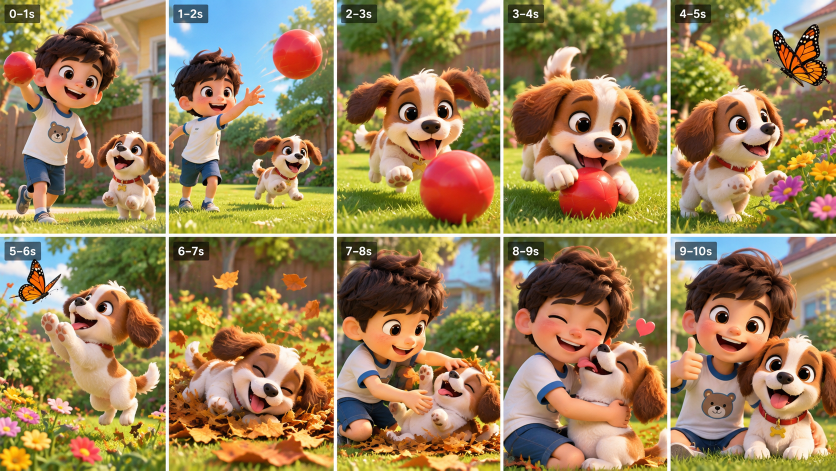
#> input picture assets/storyboard_reference.png, 1672 x 941 px, found by its file name (shown at 1/2 size)
$ python flow_character_animation.py
#> lines starting #> are read from the running program, lines starting #| are printed output that depends on the picture
#!/usr/bin/env python3
"""
Animate storyboard keyframes with optical-flow morphing + layered motion overlays.
Produces true frame-to-frame character motion (not Ken Burns).
"""

from __future__ import annotations

import subprocess
import sys
from pathlib import Path

import cv2
import numpy as np
from PIL import Image

STORYBOARD = Path("/workspace/assets/storyboard_reference.png")
OUT_DIR = Path("/workspace/output")
PANEL_DIR = OUT_DIR / "panels"
VIDEO_PATH = OUT_DIR / "boy_puppy_animated_10s.mp4"

COLS, ROWS = 5, 2
FPS = 24
SEGMENTS = COLS * ROWS
FRAMES_PER_SEGMENT = FPS  # 1 storyboard second each
OUT_W, OUT_H = 1280, 720


def split_panels() -> list[np.ndarray]:
    PANEL_DIR.mkdir(parents=True, exist_ok=True)
    img = np.array(Image.open(STORYBOARD).convert("RGB"))
    h, w = img.shape[:2]
    pw, ph = w // COLS, h // ROWS
    panels: list[np.ndarray] = []
    for row in range(ROWS):
        for col in range(COLS):
            crop = img[row * ph : (row + 1) * ph, col * pw : (col + 1) * pw]
            crop = crop_to_16_9(crop)
            crop = cv2.resize(crop, (OUT_W, OUT_H), interpolation=cv2.INTER_LANCZOS4)
            panels.append(crop)
    return panels


def crop_to_16_9(img: np.ndarray) -> np.ndarray:
    h, w = img.shape[:2]
    target = OUT_W / OUT_H
    cur = w / h
    if cur > target:
        new_w = int(h * target)
        x0 = (w - new_w) // 2
        return img[:, x0 : x0 + new_w]
    new_h = int(w / target)
    y0 = (h - new_h) // 2
    return img[y0 : y0 + new_h, :]


def to_gray_f32(img: np.ndarray) -> np.ndarray:
    return cv2.cvtColor(img, cv2.COLOR_RGB2GRAY).astype(np.float32) / 255.0


def compute_flow(src: np.ndarray, dst: np.ndarray) -> np.ndarray:
    g0 = to_gray_f32(src)
    g1 = to_gray_f32(dst)
    flow = cv2.calcOpticalFlowFarneback(
        g0, g1, None, 0.5, 5, 15, 3, 5, 1.2, 0
    )
    return flow


def warp_with_flow(img: np.ndarray, flow: np.ndarray, t: float) -> np.ndarray:
    h, w = img.shape[:2]
    grid_x, grid_y = np.meshgrid(np.arange(w), np.arange(h))
    map_x = (grid_x + flow[..., 0] * t).astype(np.float32)
    map_y = (grid_y + flow[..., 1] * t).astype(np.float32)
    return cv2.remap(img, map_x, map_y, interpolation=cv2.INTER_LINEAR, borderMode=cv2.BORDER_REFLECT)


def smoothstep(t: float) -> float:
    return t * t * (3 - 2 * t)


def morph_pair(
    a: np.ndarray, b: np.ndarray, t: float, flow_ab: np.ndarray, flow_ba: np.ndarray
) -> np.ndarray:
    """Bidirectional flow morph between two key poses (flows precomputed)."""
    t = smoothstep(float(np.clip(t, 0.0, 1.0)))
    wa = warp_with_flow(a, flow_ab, t)
    wb = warp_with_flow(b, flow_ba, 1.0 - t)
    return cv2.addWeighted(wa, 1.0 - t, wb, t, 0)


def add_ball_motion(frame: np.ndarray, seg: int, t: float) -> np.ndarray:
    """Overlay animated red ball for throw/chase segments."""
    if seg > 3:
        return frame
    out = frame.copy()
    # Normalized parabolic path across early beats
    u = (seg + t) / 4.0
    x = int((0.25 + 0.55 * u) * OUT_W)
    y = int((0.55 - 0.25 * u + 0.15 * np.sin(u * np.pi)) * OUT_H)
    cv2.circle(out, (x, y), int(OUT_W * 0.018), (220, 30, 30), -1, lineType=cv2.LINE_AA)
    cv2.circle(out, (x, y), int(OUT_W * 0.018), (255, 255, 255), 2, lineType=cv2.LINE_AA)
    return out


def add_butterfly(frame: np.ndarray, seg: int, t: float) -> np.ndarray:
    if seg < 4 or seg > 5:
        return frame
    out = frame.copy()
    u = t if seg == 4 else t
    x = int((0.55 + 0.08 * np.sin(u * 8)) * OUT_W)
    y = int((0.35 - 0.12 * u) * OUT_H)
    pts = np.array(
        [
            [x - 18, y],
            [x - 6, y - 8],
            [x + 6, y - 8],
            [x + 18, y],
            [x + 6, y + 8],
            [x - 6, y + 8],
        ],
        np.int32,
    )
    cv2.fillPoly(out, [pts], (30, 30, 30))
    cv2.fillPoly(out, [pts], (240, 120, 20))
    return out


def add_leaf_particles(frame: np.ndarray, seg: int, t: float) -> np.ndarray:
    if seg < 6 or seg > 7:
        return frame
    out = frame.copy()
    rng = np.random.default_rng(seg * 1000 + int(t * 100))
    for _ in range(12):
        x = int(rng.uniform(0.2, 0.85) * OUT_W)
        y = int((rng.uniform(0.45, 0.95) + (seg - 6 + t) * 0.05) * OUT_H) % OUT_H
        cv2.circle(out, (x, y), 4, (160, 90, 30), -1)
    return out


def subtle_idle_warp(frame: np.ndarray, seg: int, t: float) -> np.ndarray:
    """Breathing/sway on held poses to avoid static holds."""
    h, w = frame.shape[:2]
    amp = 2.0 + (seg % 3)
    dx = amp * np.sin(2 * np.pi * (t + seg * 0.17))
    dy = amp * 0.5 * np.cos(2 * np.pi * (t + seg * 0.11))
    m = np.float32([[1, 0, dx], [0, 1, dy]])
    return cv2.warpAffine(frame, m, (w, h), borderMode=cv2.BORDER_REFLECT)


def render_video(panels: list[np.ndarray]) -> None:
    frames_dir = OUT_DIR / "anim_frames"
    frames_dir.mkdir(parents=True, exist_ok=True)
    idx = 0
    flows: list[tuple[np.ndarray, np.ndarray]] = []
    for seg in range(SEGMENTS - 1):
        a, b = panels[seg], panels[seg + 1]
        print(f"  optical flow {seg} -> {seg + 1}")
        flows.append((compute_flow(a, b), compute_flow(b, a)))

    for seg in range(SEGMENTS):
        a = panels[seg]
        b = panels[seg + 1] if seg < SEGMENTS - 1 else panels[seg]
        flow_pair = flows[seg] if seg < len(flows) else None
        for f in range(FRAMES_PER_SEGMENT):
            t = f / FRAMES_PER_SEGMENT
            if seg == SEGMENTS - 1:
                frame = subtle_idle_warp(a, seg, t)
            else:
                assert flow_pair is not None
                frame = morph_pair(a, b, t, flow_pair[0], flow_pair[1])
            frame = add_ball_motion(frame, seg, t)
            frame = add_butterfly(frame, seg, t)
            frame = add_leaf_particles(frame, seg, t)
            path = frames_dir / f"frame_{idx:04d}.png"
            cv2.imwrite(str(path), cv2.cvtColor(frame, cv2.COLOR_RGB2BGR))
            idx += 1

    cmd = [
        "ffmpeg",
        "-y",
        "-framerate",
        str(FPS),
        "-i",
        str(frames_dir / "frame_%04d.png"),
        "-c:v",
        "libx264",
        "-pix_fmt",
        "yuv420p",
        "-crf",
        "18",
        str(VIDEO_PATH),
    ]
    subprocess.run(cmd, check=True, capture_output=True)


def main() -> int:
    print("Splitting storyboard panels …")
    panels = split_panels()
#> in split_panels, img is the input picture: shape (941, 1672, 3); mean R, G, B 155.4, 130.3, 89.4
#> after the loop in split_panels, `for row in range(ROWS):`: panels = 10 items
#> panels = 10 items
    print("Rendering flow-morph animation (240 frames) …")
    render_video(panels)
#> the loop in render_video, `for seg in range(SEGMENTS - 1):` made 9 passes
#> pass 1, in compute_flow, `g1 = to_gray_f32(dst)`:
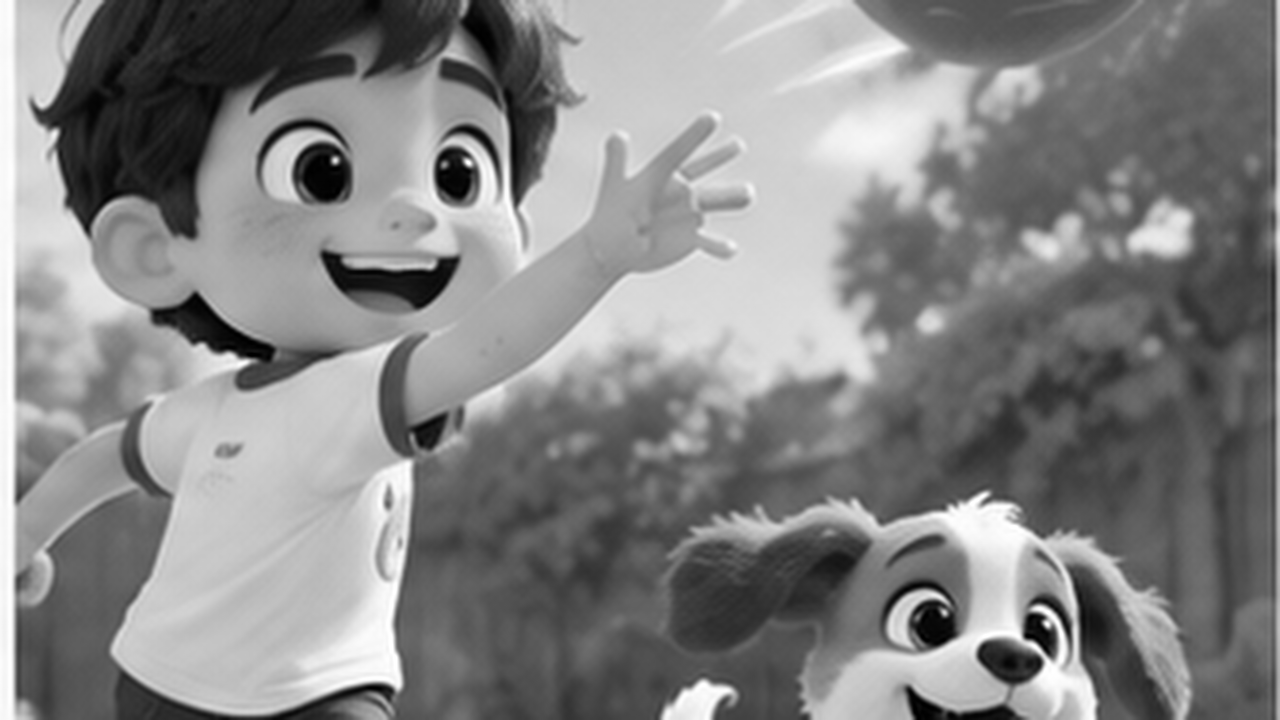
#> g1: shape (720, 1280) float32; min 0, max 1, mean 0.52
#> after the loop in render_video, `for seg in range(SEGMENTS - 1):`:
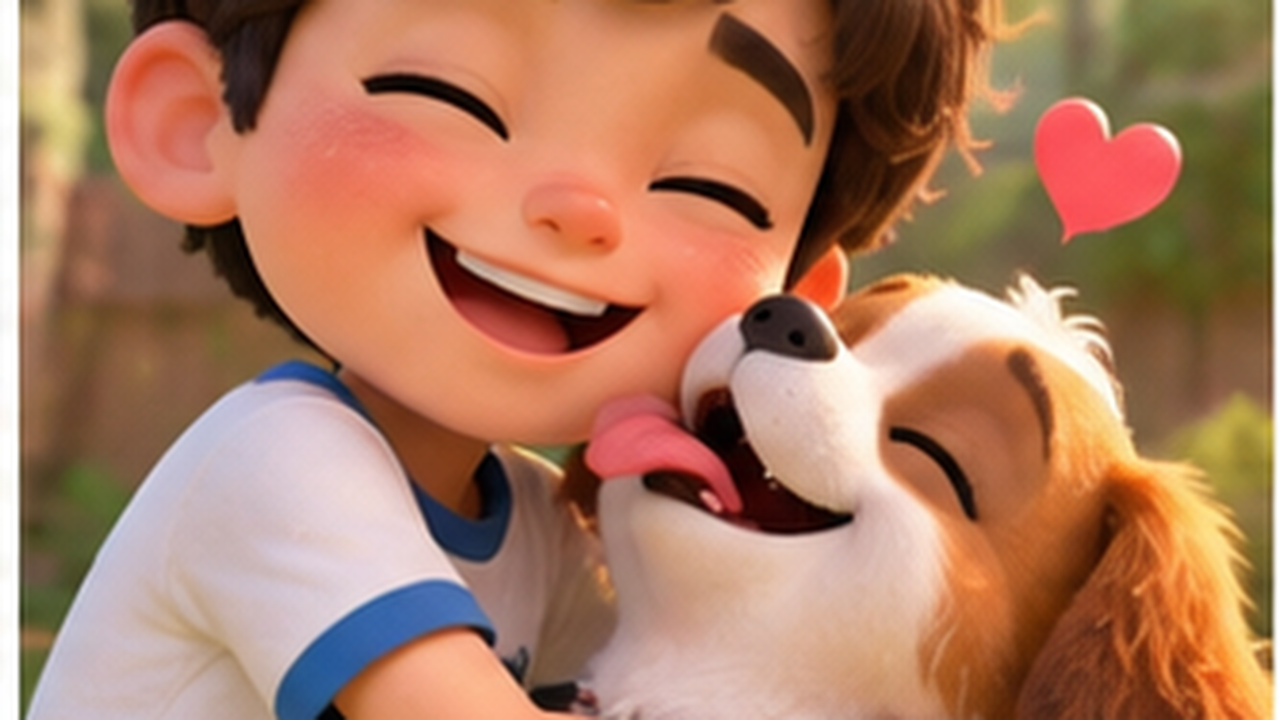
#> a: shape (720, 1280, 3); mean of channels 0, 1, 2 172.3, 123.6, 97.1; drawn as R, G, B
#> after the loop in render_video, `for seg in range(SEGMENTS - 1):`:
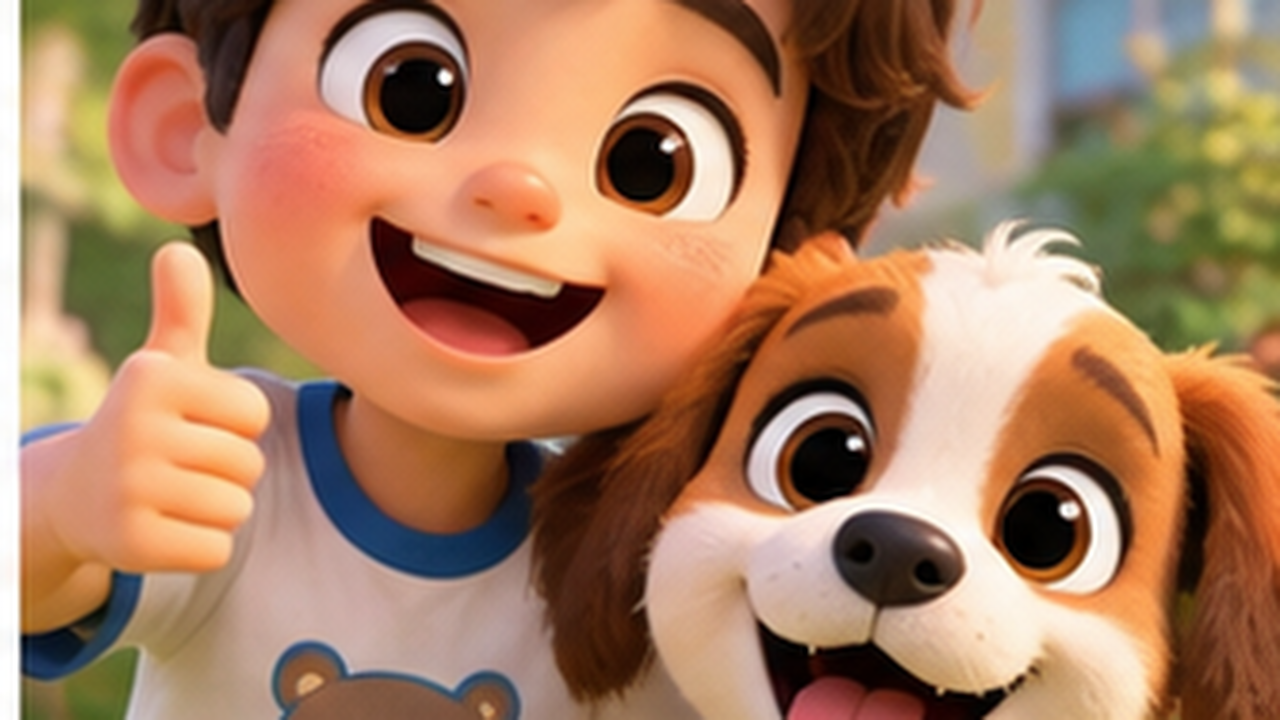
#> b: shape (720, 1280, 3); mean of channels 0, 1, 2 167.9, 125.6, 95.7; drawn as R, G, B
#> after the loop in render_video, `for seg in range(SEGMENTS - 1):`: flows = 9 items
#> the loop in render_video, `for seg in range(SEGMENTS):` made 10 passes
#> pass 1, in warp_with_flow, `map_x = (grid_x + flow[..., 0] * t).astype(np.float32)`:
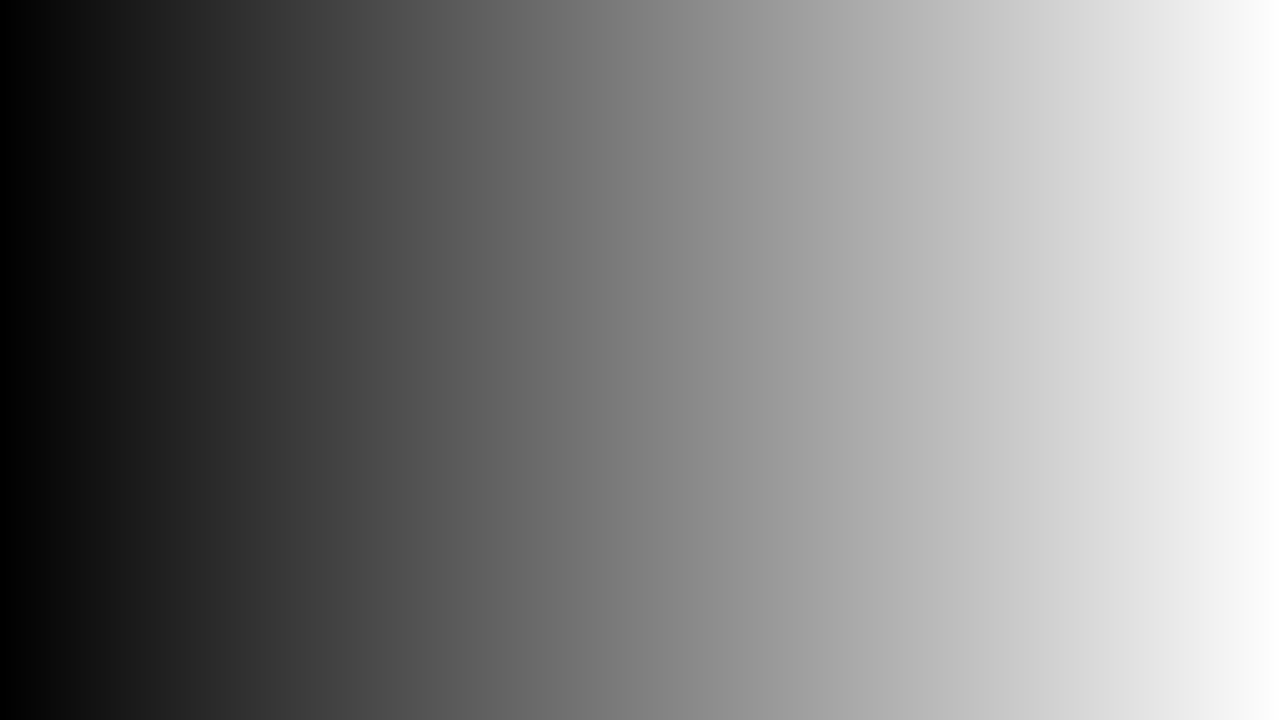
#> map_x: shape (720, 1280) float32; min 0, max 1279, mean 639.5; drawn with min black and max white
#> pass 1, in warp_with_flow, `map_y = (grid_y + flow[..., 1] * t).astype(np.float32)`:
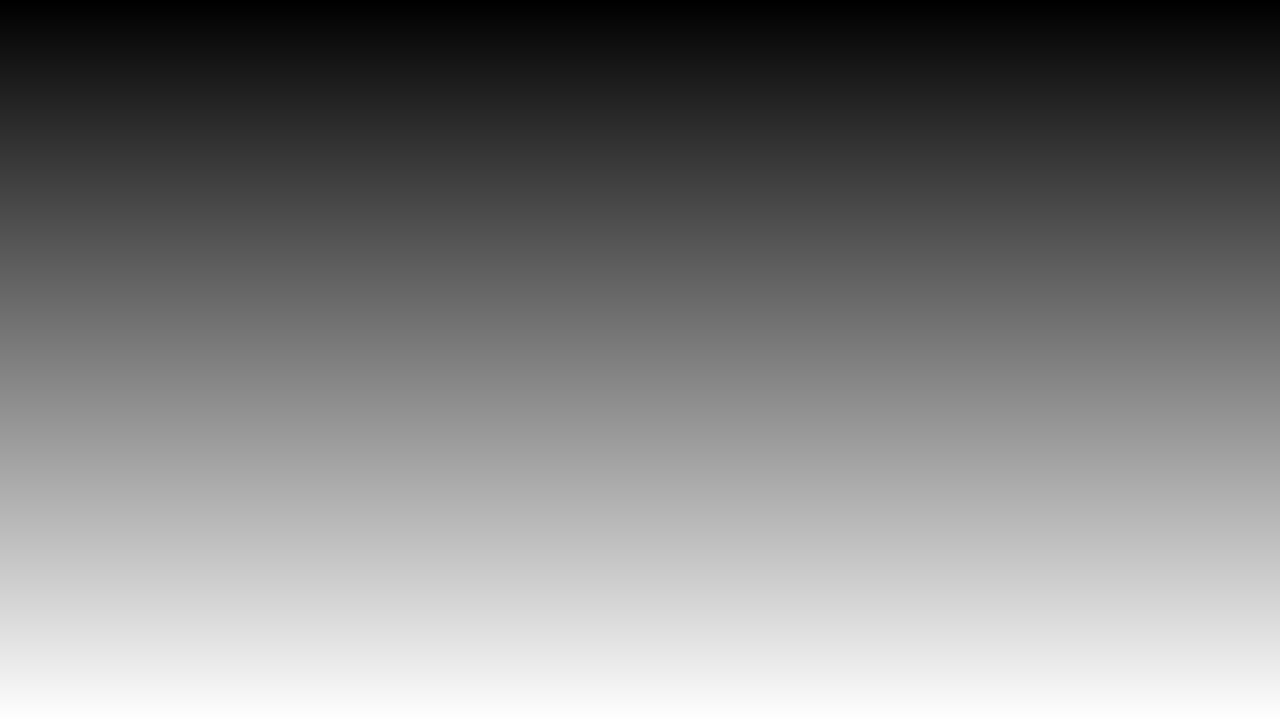
#> map_y: shape (720, 1280) float32; min 0, max 719, mean 359.5; drawn with min black and max white
    probe = subprocess.run(
        [
            "ffprobe",
            "-v",
            "error",
            "-show_entries",
            "format=duration",
            "-of",
            "default=noprint_wrappers=1:nokey=1",
            str(VIDEO_PATH),
        ],
        capture_output=True,
        text=True,
        check=True,
    )
    print(f"Done: {VIDEO_PATH} ({float(probe.stdout.strip()):.2f}s)")
    return 0


if __name__ == "__main__":
    sys.exit(main())
#> (the call stopped at in main, `probe = subprocess.run( [ "ffprobe", "-v", "error", "-show_entries", "..`: subprocess is not available in this run)
